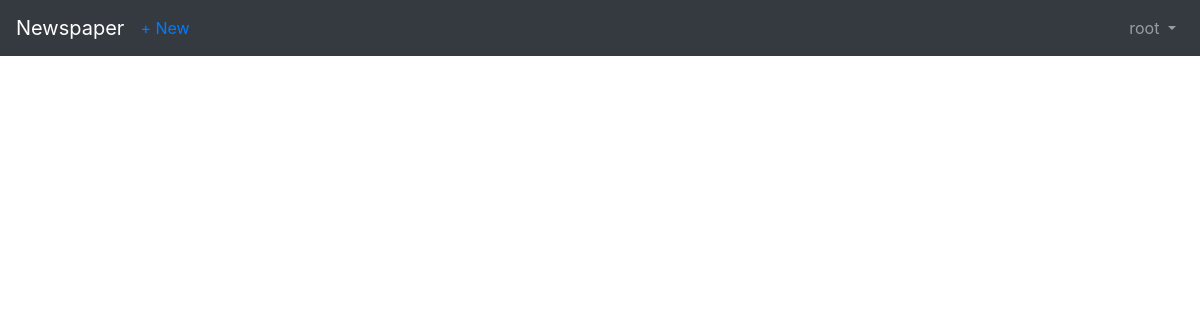
The page /articles/ (signed in) on the database as committed earlier.
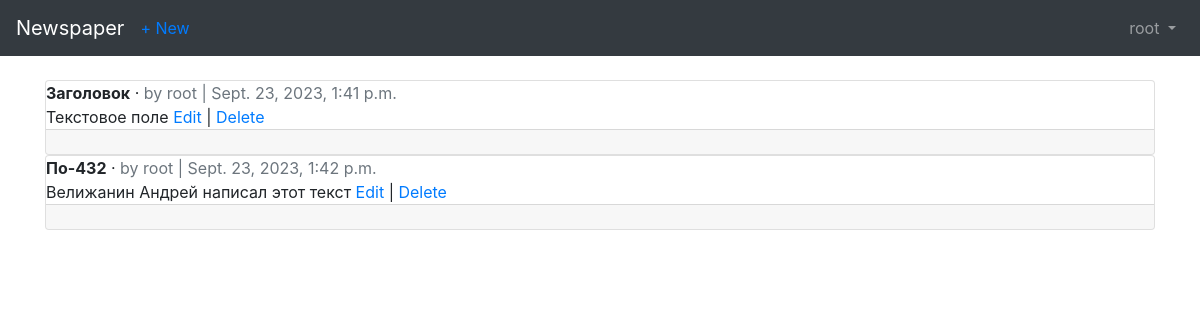
The same page on the database as committed later.
### users/models.py (models this page shows)
class CustomUser(AbstractUser):
    age = models.PositiveIntegerField(default=0)

### articles/models.py (models this page shows, shortened)
class Article(models.Model):
    title = models.CharField(max_length=255)
    body = models.TextField()
    date = models.DateTimeField(auto_now_add=True)
    author = models.ForeignKey(settings.AUTH_USER_MODEL, on_delete=models.CASCADE,)

### articles/views.py (the view)
# urls.py: path('', views.ArticleListView.as_view(), name='article_list'),
class ArticleListView(LoginRequiredMixin, ListView):
    model = models.Article
    template_name = 'article_list.html'
    login_url = 'login'

### templates/article_list.html (shortened to what this page needs)
<!DOCTYPE html>
<html lang="en">
<head>
</head>
<body>
    {% extends 'base.html' %}
    {% block content %}
    {% for article in object_list %}
    <div class="card">
        <div class="card_header">
            <span class="font-weight-bold">{{ article.title }}</span> &middot;
            <span class="text-muted">by {{ article.author }} | {{ article.date }}</span>
        </div>
        <div class="card_body">
            {{ article.body }}
            <a href="{% url 'article_edit' article.pk %}">Edit</a> |
            <a href="{% url 'article_delete' article.pk %}">Delete</a>
        </div>
        <div class="card-footer text-center text-muted">
        </div>
    </div>
    {% endfor %}
    {% endblock content %}

### templates/base.html (shortened to what this page needs)
<!DOCTYPE html>
<html lang="en">
<head>
    <link rel="stylesheet" href="https://maxcdn.bootstrapcdn.com/bootstrap/4.0.0/css/bootstrap.min.css"
/>
</head>
<body>
<nav class="navbar navbar-expand-md navbar-dark bg-dark mb-4">
    <a class="navbar-brand" href="{% url 'home' %}">Newspaper</a>
    <div class="collapse navbar-collapse" id="navbarCollapse">
        {% if user.is_authenticated %}
            <ul class="navbar-nav mr-auto">
                 <li class="nav-item"><a href="{% url 'article_new' %}">+ New</a></li>
            </ul>
            <ul class="navbar-nav ml-auto">
                <li class="nav-item">
                    <a class="nav-link dropdown-toggle" href="#" id="userMenu" data-toggle="dropdown" aria-haspopup="true" aria-expanded="false">
                        {{ user.username }}
                    </a>
                </li>
            </ul>
        {% else %}
            <form class="form-inline ml-auto">
                <a href="{% url 'login' %}" class="btn btn-outline-secondary">Log in</a>
                <a href="{% url 'signup' %}" class="btn btn-primary ml-2">Sign up</a>
            </form>
        {% endif %}
    </div>
</nav>
<div class="container">
    {% block content %}
    {% endblock %}
</div>
</body>
</html>

Rows that differ between the two databases and show on the page:
added Article: title "Заголовок", author "root", date "Sept. 23, 2023, 1:41 p.m.", body "Текстовое поле"
added Article: title "По-432", author "root", date "Sept. 23, 2023, 1:42 p.m.", body "Велижанин Андрей написал этот текст"
